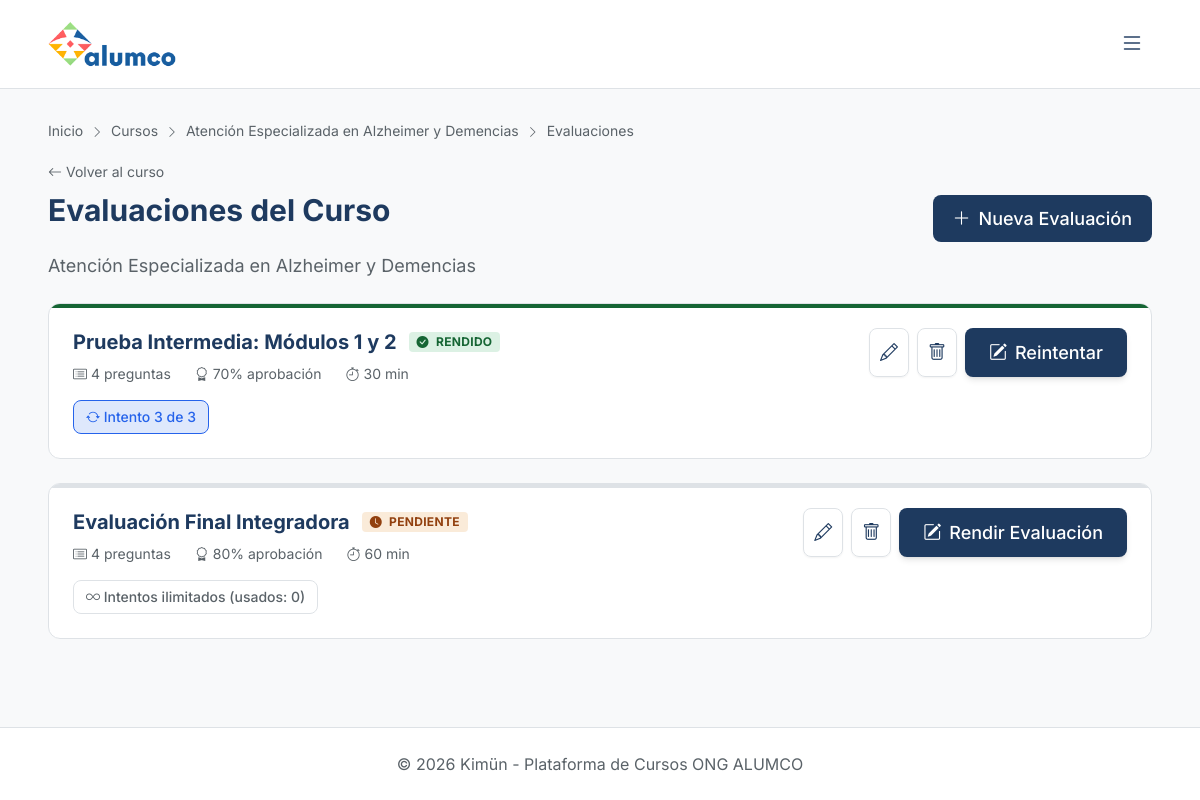
Screenshot of /evaluaciones/curso/11/evaluaciones/ (signed in) with the database file from the repository.
### cursos/models.py (models this page shows, shortened)
class Curso(models.Model):
    ESTADO_CHOICES = [
        ('borrador', 'Borrador'),
        ('publicado', 'Publicado'),
    ]
    titulo = models.CharField(max_length=200)
    descripcion = models.TextField()
    categoria = models.ForeignKey(
        Categoria,
        on_delete=models.SET_NULL,
        null=True,
        blank=True,
        related_name='cursos'
    )
    docente_creador = models.ForeignKey(
        settings.AUTH_USER_MODEL,
        on_delete=models.CASCADE,
        related_name='cursos_creados'
    )
    estado = models.CharField(max_length=20, choices=ESTADO_CHOICES, default='borrador')
    fecha_creacion = models.DateTimeField(auto_now_add=True)
    horas_exigidas = models.PositiveIntegerField(default=0, help_text='Horas totales exigidas para completar el curso')
    horas_por_semana = models.PositiveIntegerField(default=0, help_text='Horas de dedicación semanal esperada')
    exige_tiempo_minimo = models.BooleanField(default=False, help_text='Evita que el alumno complete el curso en menos tiempo del exigido')
    duracion_minutos = models.PositiveIntegerField(default=0, help_text='Duración estimada en minutos')
    class Meta:
        verbose_name = 'Curso'
        verbose_name_plural = 'Cursos'

### evaluaciones/models.py (models this page shows, shortened)
class Evaluacion(models.Model):
    curso = models.ForeignKey('cursos.Curso', on_delete=models.CASCADE, related_name='evaluaciones')
    modulo = models.ForeignKey('cursos.Modulo', on_delete=models.SET_NULL, null=True, blank=True, related_name='evaluaciones')
    titulo = models.CharField(max_length=200)
    porcentaje_aprobacion = models.IntegerField(default=70)
    max_intentos = models.IntegerField(default=0, help_text='0 = sin límite')
    duracion_minutos = models.IntegerField(null=True, blank=True, help_text='Minutos, vacío = sin límite')
    preguntas_por_intento = models.IntegerField(null=True, blank=True, help_text='Aleatorizar N preguntas del banco')
    orden = models.PositiveIntegerField(default=0, help_text='Orden en el curso')
    class Meta:
        verbose_name = 'Evaluación'
        verbose_name_plural = 'Evaluaciones'

### evaluaciones/views.py (the view)
# urls.py: path('curso/<int:curso_pk>/evaluaciones/', views.evaluacion_list, name='evaluacion_list'),
@login_required
def evaluacion_list(request, curso_pk):
    curso = get_object_or_404(Curso, pk=curso_pk)
    evaluaciones = curso.evaluaciones.prefetch_related('intentos').all()
    for evaluacion in evaluaciones:
        evaluacion.intentos_del_usuario = evaluacion.intentos.filter(usuario=request.user).count()
        evaluacion.max_intentos_usuario = evaluacion.max_intentos if evaluacion.max_intentos > 0 else None
    context = {
        'curso': curso,
        'evaluaciones': evaluaciones,
    }
    return render(request, 'evaluaciones/evaluacion_list.html', context)

### templates/evaluaciones/evaluacion_list.html (shortened to what this page needs)
<!DOCTYPE html>
{% extends 'base.html' %}
{% block breadcrumbs %}
<nav class="text-sm mb-4" style="color: var(--color-text-secondary);">
    <a href="{% url 'inicio' %}">Inicio</a>
    <i class="bi bi-chevron-right text-xs mx-1"></i>
    <a href="{% url 'cursos:curso_list' %}">Cursos</a>
    <i class="bi bi-chevron-right text-xs mx-1"></i>
    <a href="{% url 'cursos:curso_detail' pk=curso.pk %}">{{ curso.titulo }}</a>
    <i class="bi bi-chevron-right text-xs mx-1"></i>
    <span>Evaluaciones</span>
</nav>
{% endblock %}
{% block content %}
<div class="fade-in">
    <div class="flex justify-between items-center mb-6">
        <div>
            <a href="{% url 'cursos:curso_detail' pk=curso.pk %}" class="text-sm hover:underline" style="color: var(--color-text-secondary);">
                <i class="bi bi-arrow-left"></i> Volver al curso
            </a>
            <h1 class="section-title text-3xl font-bold mt-2">Evaluaciones del Curso</h1>
            <p class="mt-1" style="color: var(--color-text-secondary);">{{ curso.titulo }}</p>
        </div>
        {% if user.rol == 'admin' or user.rol == 'docente' %}
        <a href="{% url 'evaluaciones:evaluacion_create' curso_pk=curso.pk %}"
           class="btn-primary px-5 py-2.5 rounded-lg font-medium flex items-center gap-2">
            <i class="bi bi-plus-lg"></i> Nueva Evaluación
        </a>
        {% endif %}
    </div>
    {% if evaluaciones %}
    <div class="grid gap-6">
        {% for evaluacion in evaluaciones %}
        <div class="hybrid-card rounded-xl p-6 stagger-in relative overflow-hidden group" style="animation-delay: {{ forloop.counter0|add:1 }}00ms;">
            {% if evaluacion.intentos_del_usuario > 0 %}
            <div class="absolute top-0 left-0 h-1 bg-green-500 w-full" style="background-color: var(--color-success);"></div>
            {% else %}
            <div class="absolute top-0 left-0 h-1 w-full" style="background-color: var(--color-border);"></div>
            {% endif %}
            <div class="flex flex-col md:flex-row justify-between items-start gap-4">
                <div class="flex-1">
                    <div class="flex items-center gap-3 mb-2">
                        <h3 class="text-xl font-bold">{{ evaluacion.titulo }}</h3>
                        {% if evaluacion.intentos_del_usuario > 0 %}
                        <span class="px-2 py-0.5 rounded text-xs font-bold uppercase tracking-wide" style="background-color: var(--color-success-bg); color: var(--color-success);">
                            <i class="bi bi-check-circle-fill mr-1"></i> Rendido
                        </span>
                        {% else %}
                        <span class="px-2 py-0.5 rounded text-xs font-bold uppercase tracking-wide" style="background-color: var(--color-warning-bg); color: var(--color-warning);">
                            <i class="bi bi-clock-fill mr-1"></i> Pendiente
                        </span>
                        {% endif %}
                    </div>
                    <div class="flex flex-wrap items-center gap-x-6 gap-y-2 mt-2 text-sm" style="color: var(--color-text-secondary);">
                        <span class="flex items-center gap-1">
                            <i class="bi bi-card-list"></i> {{ evaluacion.preguntas.count }} preguntas
                        </span>
                        <span class="flex items-center gap-1">
                            <i class="bi bi-award"></i> {{ evaluacion.porcentaje_aprobacion }}% aprobación
                        </span>
                        {% if evaluacion.duracion_minutos %}
                        <span class="flex items-center gap-1">
                            <i class="bi bi-stopwatch"></i> {{ evaluacion.duracion_minutos }} min
                        </span>
                        {% endif %}
                    </div>
                    <div class="mt-4 flex flex-wrap gap-2">
                        {% if evaluacion.max_intentos > 0 %}
                            {% if evaluacion.intentos_del_usuario >= evaluacion.max_intentos %}
                            <span class="px-3 py-1.5 rounded-lg text-sm font-medium border" style="background-color: var(--color-error-bg); color: var(--color-error); border-color: var(--color-error);">
                                <i class="bi bi-x-circle"></i> Intentos agotados ({{ evaluacion.intentos_del_usuario }}/{{ evaluacion.max_intentos }})
                            </span>
                            {% else %}
                            <span class="px-3 py-1.5 rounded-lg text-sm font-medium border" style="background-color: var(--color-info-bg); color: var(--color-info); border-color: var(--color-info);">
                                <i class="bi bi-arrow-repeat"></i> Intento {{ evaluacion.intentos_del_usuario|add:1 }} de {{ evaluacion.max_intentos }}
                            </span>
                            {% endif %}
                        {% else %}
                        <span class="px-3 py-1.5 rounded-lg text-sm font-medium border" style="background-color: var(--color-secondary-bg); color: var(--color-text-secondary); border-color: var(--color-border);">
                            <i class="bi bi-infinity"></i> Intentos ilimitados (usados: {{ evaluacion.intentos_del_usuario }})
                        </span>
                        {% endif %}
                    </div>
                </div>
                <div class="flex gap-2 w-full md:w-auto justify-end mt-4 md:mt-0">
                    {% if user.rol == 'admin' or user.rol == 'docente' %}
                    <a href="{% url 'evaluaciones:evaluacion_edit' pk=evaluacion.pk %}"
                       class="p-2.5 rounded-lg transition-colors border shadow-sm hover:bg-gray-50 dark:hover:bg-gray-800" style="border-color: var(--color-border);" title="Editar">
                        <i class="bi bi-pencil" style="color: var(--color-text-primary);"></i>
                    </a>
                    <form action="{% url 'evaluaciones:evaluacion_delete' pk=evaluacion.pk %}" method="post" class="inline">
                        <button type="submit" class="p-2.5 rounded-lg transition-colors border shadow-sm hover:bg-red-50 dark:hover:bg-red-900/30" style="border-color: var(--color-border);"
                                onclick="return confirm('¿Eliminar esta evaluación?')" title="Eliminar">
                            <i class="bi bi-trash" style="color: var(--color-error);"></i>
                        </button>
                    </form>
                    {% endif %}
                    {% if evaluacion.max_intentos == 0 or evaluacion.intentos_del_usuario < evaluacion.max_intentos %}
                    <a href="{% url 'evaluaciones:tomar_evaluacion' pk=evaluacion.pk %}"
                       class="btn-primary px-6 py-2.5 rounded-lg font-medium flex items-center justify-center gap-2 shadow-md hover:-translate-y-0.5 transition-transform">
                        <i class="bi bi-pencil-square"></i>
                        {% if evaluacion.intentos_del_usuario > 0 %}Reintentar{% else %}Rendir Evaluación{% endif %}
                    </a>
                    {% else %}
                    <button disabled class="px-6 py-2.5 rounded-lg font-medium flex items-center justify-center gap-2 cursor-not-allowed opacity-60" style="background-color: var(--color-border); color: var(--color-text-secondary);">
                        <i class="bi bi-lock-fill"></i> Bloqueado
                    </button>
                    {% endif %}
                </div>
            </div>
        </div>
        {% endfor %}
    </div>
    {% else %}
    {% url 'evaluaciones:evaluacion_create' curso_pk=curso.pk as create_url %}
    {% endif %}
</div>
{% endblock %}

### static/css/kimun.css (style rules this page uses)
:root { --space-xs: 0.25rem; --space-sm: 0.5rem; --space-md: 1rem; --space-lg: 1.5rem; --space-xl: 2rem; --space-2xl: 3rem; --space-3xl: 4rem; --radius-sm: 0.25rem; --radius-md: 0.75rem; --radius-lg: 1rem; --radius-xl: 1.5rem; --radius-asymmetric: 1rem 0.25rem 1rem 0.25rem; --shadow-sm: 0 1px 2px color-mix(in srgb, var(--color-text) 8%, transparent); --shadow-md: 0 4px 6px -1px color-mix(in srgb, var(--color-text) 12%, transparent); --shadow-lg: 0 10px 40px -10px color-mix(in srgb, var(--color-text) 18%, transparent); --transition-fast: 0.15s ease; --transition-normal: 0.2s ease; --transition-slow: 0.3s ease; }
.section-title { display: flex; align-items: center; gap: var(--space-sm); margin-bottom: var(--space-lg); font-size: 1.5rem; font-weight: 700; color: var(--color-text); }
.stagger-in > * { opacity: 0; animation: fadeInUp 0.5s ease forwards; }
.stagger-in > *:nth-child(1) { animation-delay: 0.05s; }
.stagger-in > *:nth-child(2) { animation-delay: 0.1s; }
.fade-in { animation: fadeInUp 0.5s ease forwards; opacity: 0; }
.rounded-lg { border-radius: var(--radius-lg); }
.rounded-xl { border-radius: var(--radius-xl); }
.shadow-sm { box-shadow: var(--shadow-sm); }
.shadow-md { box-shadow: var(--shadow-md); }

### templates/base.html (style rules this page uses)
body { font-family: "Inter", sans-serif; font-size: 18px; }
[data-theme="light"] { --color-bg: #f8f9fa; --color-surface: #ffffff; --color-surface-raised: #f3f4f6; --color-primary: #1e3a5f; --color-primary-hover: #2d5a87; --color-accent: #f57c00; --color-text: #1e3a5f; --color-text-secondary: #5a6268; --color-border: #dee2e6; --color-card-hover: #f1f5f9; --color-success: #166534; --color-success-bg: rgba(22, 163, 74, 0.15); --color-info: #2563eb; --color-info-bg: rgba(37, 99, 235, 0.15); --color-warning: #92400e; --color-warning-bg: rgba(217, 119, 6, 0.15); --color-purple: #9333ea; --color-purple-bg: rgba(147, 51, 234, 0.15); --color-pink: #db2777; --color-pink-bg: rgba(219, 39, 119, 0.15); --gradient-start: #1e3a5f; --gradient-end: #3b82f6; }
body { background-color: var(--color-bg); color: var(--color-text); }
.hybrid-card { background-color: var(--color-surface); border: 1px solid var(--color-border); transition: all 0.3s ease; }
.btn-primary { background-color: var(--color-primary); color: white; transition: all 0.2s ease; }
.fade-in { animation: fadeIn 0.5s ease-out forwards; opacity: 0; }

### rows the page displays
Curso: titulo "Atención Especializada en Alzheimer y Demencias"
Evaluacion: titulo "Prueba Intermedia: Módulos 1 y 2", shows "RENDIDO", preguntas.count "4", porcentaje_aprobacion "70", duracion_minutos "30", intentos_del_usuario|add "3", max_intentos "3", shows "Reintentar"
Evaluacion: titulo "Evaluación Final Integradora", shows "PENDIENTE", preguntas.count "4", porcentaje_aprobacion "80", duracion_minutos "60", intentos_del_usuario "0", max_intentos "Rendir Evaluación"
